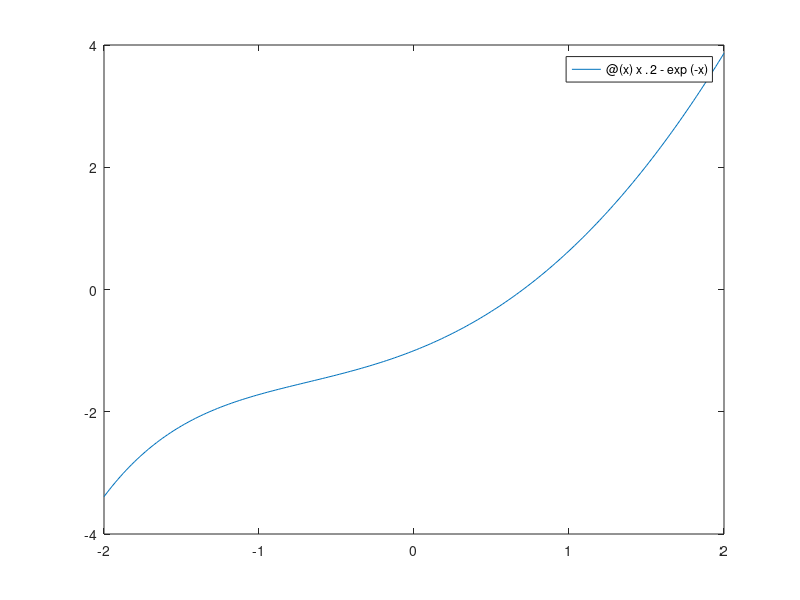

The MATLAB script that drew this image: (Note: this script raises an error after producing the figure.)
%4.3.1
%b there is one root in the intervval
f = @(x) x.^2 - exp(-x);
dfdx = @(x) 2.*x + exp(-x);
fplot(f, [-2 2]);
%c
true_root = fzero(f, 0);
true_root
%d
results = newton(f, dfdx, 1);
root = results(end);
root
%e
xn = [0.1];
e = [xn(1) - true_root];
for k =1:4
   xn(end+1) = xn(end) - f(xn(end))/dfdx(xn(end));
   e(end+1) = xn(end) - true_root;
end
e

function x = newton(f, dfdx, x1)
funtol = 100*eps; xtol = 100*eps; maxiter=40;
x = x1;
y = f(x1);
dx = Inf;
k =1;
while(abs(dx) > xtol)&&(abs(y) > funtol)&&(k < maxiter)
    dydx = dfdx(x(k));
    dx = -y/dydx;
    x(k+1) = x(k) + dx;
    k = k+1;
    y=f(x(k));
end
end




